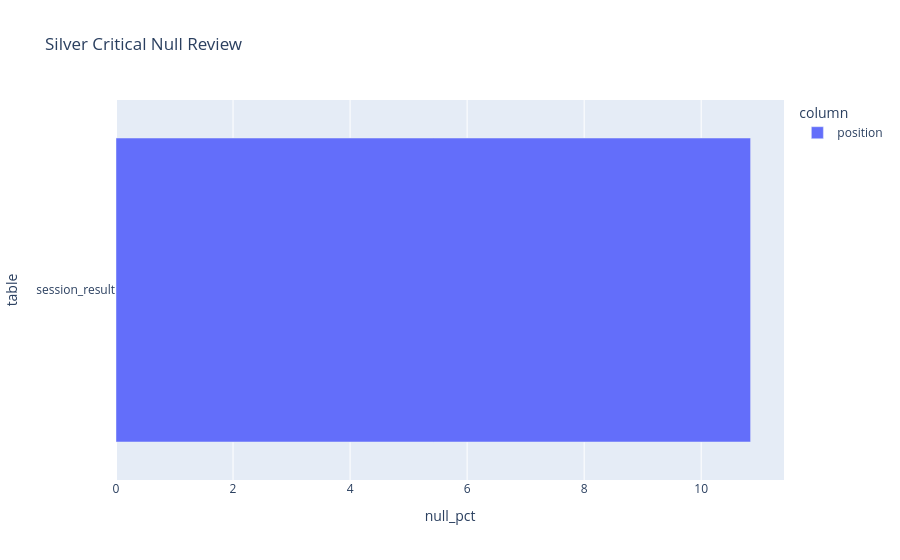

Notebook code for this chart:
### Code cell
plot_df = null_df[null_df["null_count"] > 0]
fig = px.bar(
    plot_df,
    x="null_pct",
    y="table",
    color="column",
    orientation="h",
    title="Silver Critical Null Review",
)
fig.write_html(OUTPUT_CHARTS / "critical_null_review.html", include_plotlyjs="cdn")
fig.show()

### Figure 1 — Plotly figure (JSON) as saved in the notebook; plotly's stock layout.template omitted (floating-point values rounded to 4 significant figures)
{"data": [{"hovertemplate": "column=position<br>null_pct=%{x}<br>table=%{y}<extra></extra>", "legendgroup": "position", "marker": {"color": "#636efa", "pattern": {"shape": ""}}, "name": "position", "orientation": "h", "showlegend": true, "textposition": "auto", "type": "bar", "x": [10.84], "xaxis": "x", "y": ["session_result"], "yaxis": "y"}], "layout": {"barmode": "relative", "legend": {"title": {"text": "column"}, "tracegroupgap": 0}, "title": {"text": "Silver Critical Null Review"}, "xaxis": {"anchor": "y", "domain": [0.0, 1.0], "title": {"text": "null_pct"}}, "yaxis": {"anchor": "x", "domain": [0.0, 1.0], "title": {"text": "table"}}}}
